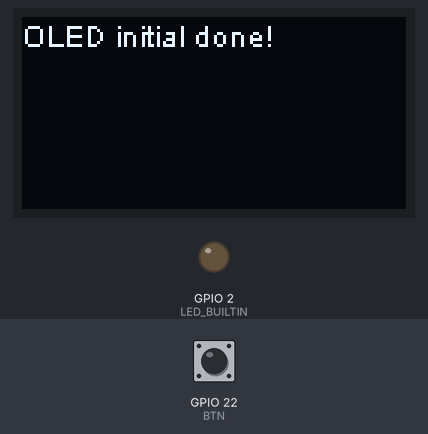
This sketch was run on a simulated ESP32. On the bench: 128×64 one-colour display, output pins drawn as LEDs (lit = HIGH). Inputs (shaded band) come from the test bench; at power-on: GPIO 22 (BTN) HIGH. What the sketch prints to the serial monitor is not drawn.

Above: at 1.2 s.
1.3 s: GPIO 22 (BTN) pulled LOW for 0.15 s
At 2.4 s:
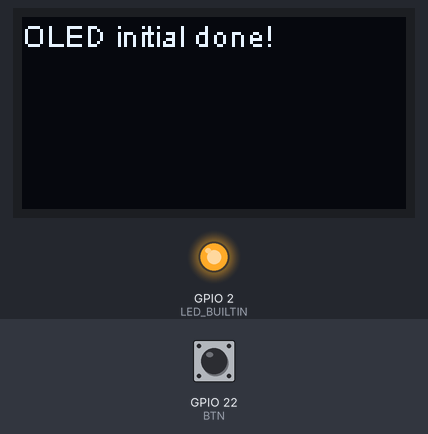
2.9 s: GPIO 22 (BTN) pulled LOW for 1 s
At 3.6 s:
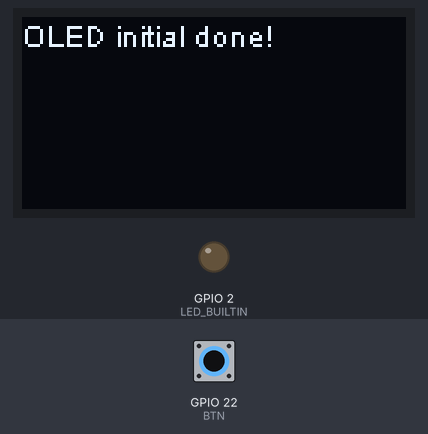
5.4 s: GPIO 22 (BTN) pulled LOW for 3.2 s
At 6.7 s:
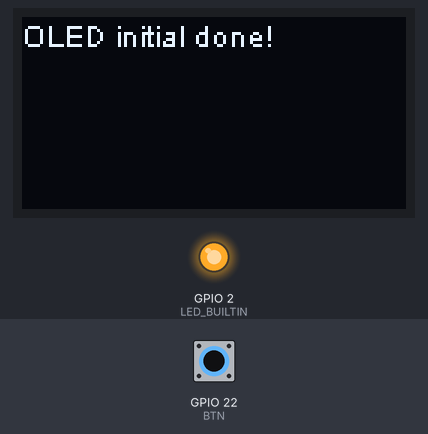
Timing chart, 0 to 8.4 s (numbered marks = the images above; inputs shaded):
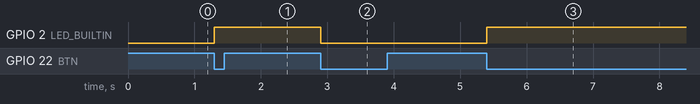

Measured:
- after the input at 1.3 s, GPIO 2 (LED_BUILTIN): LOW → HIGH at once
- after the input at 2.9 s, GPIO 2 (LED_BUILTIN): HIGH → LOW at once
- after the input at 5.4 s, GPIO 2 (LED_BUILTIN): LOW → HIGH at once

The sketch:

interruptors.ino
```cpp
#include "Arduino.h"
#include "heltec.h"

#define BTN 22

int count = 0;
bool state = false;

void IRAM_ATTR funcao_ISR() {

  // debounce para evitar da função ativar várias vezes seguidas
  static unsigned long last_interrupt_time = 0;
  unsigned long interrupt_time = millis();
  if (interrupt_time - last_interrupt_time > 200) {

    /* inicio da logica da funcao*/
    last_interrupt_time = interrupt_time;
    state = !state;
    digitalWrite(LED_BUILTIN, state);
    Serial.println("ativou");
    /* fim da logica da funca*/
  }
}

void setup() {
  Heltec.begin(true, false, true);
  Serial.begin(9600);
  pinMode(BTN, INPUT);
  pinMode(LED_BUILTIN, OUTPUT);
  attachInterrupt(digitalPinToInterrupt(BTN), funcao_ISR, FALLING);
}

void loop() {
  Serial.println(++count);
  delay(1000);
}
```
